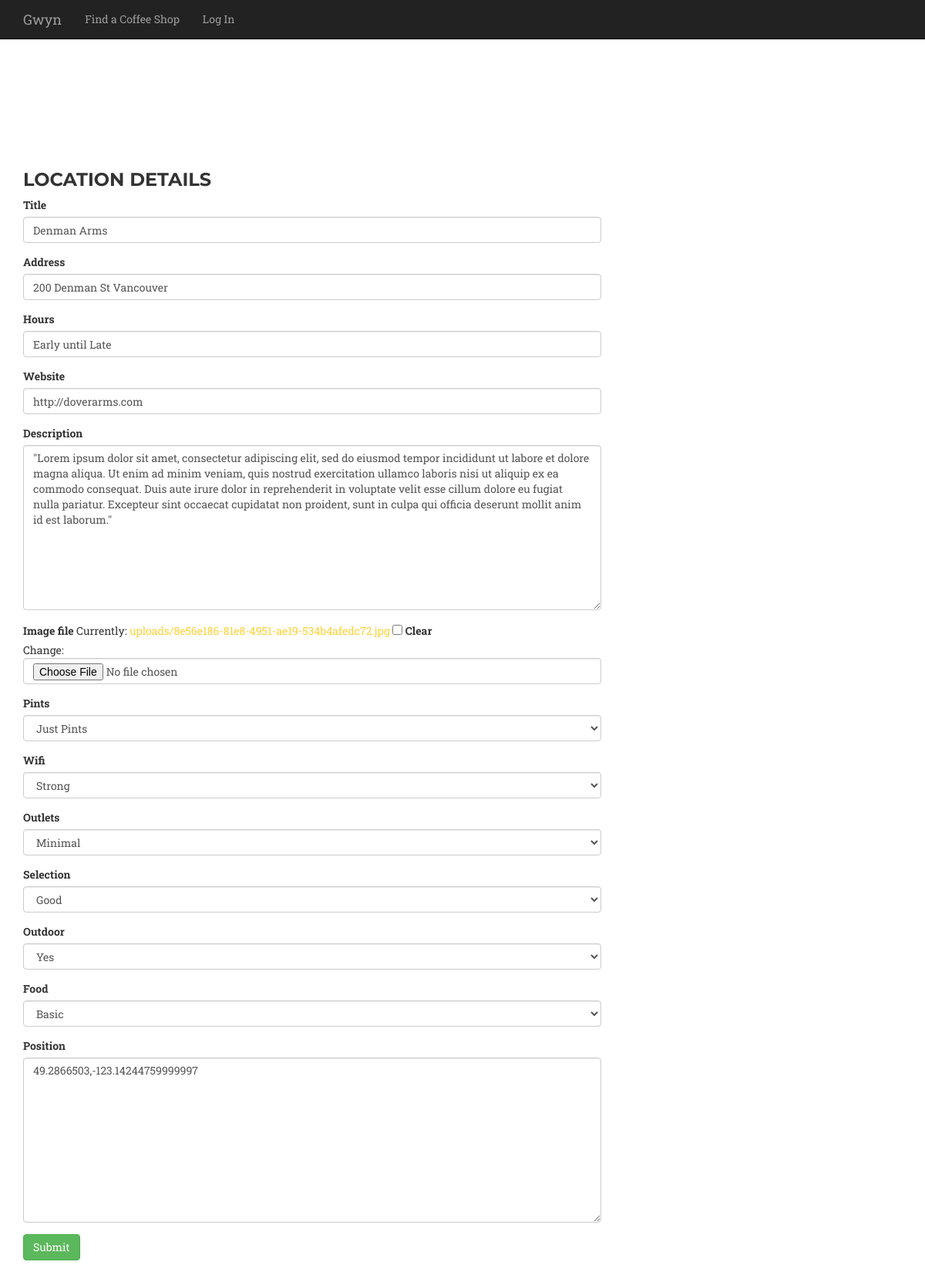
/location/4/update/, run on the app's committed database.
### core/models.py (models this page shows, shortened)
class Location(models.Model):
    title = models.CharField(max_length=300)
    description = models.CharField(null=True, blank=True,max_length=300)
    address = models.CharField(null=True, blank=True,max_length=300)
    hours = models.CharField(null=True, blank=True,max_length=300)
    website = models.CharField(null=True, blank=True,max_length=300)
    description = models.TextField(null=True, blank=True)
    created_at = models.DateTimeField(auto_now_add=True)
    image_file = models.ImageField(upload_to=upload_to_location, null=True, blank=True)
    pints = models.IntegerField(choices=PINT_CHOICES, null=True, blank=True)
    wifi = models.IntegerField(choices=WIFI_CHOICES, null=True, blank=True)
    outlets = models.IntegerField(choices=PLURAL_CHOICES, null=True, blank=True)
    selection = models.IntegerField(choices=COFFEE_CHOICES, null=True, blank=True)
    outdoor = models.IntegerField(choices=YESNO_CHOICES, null=True, blank=True)
    food = models.IntegerField(choices=COFFEE_CHOICES, null=True, blank=True)
    position = GeopositionField(null=True, blank=True)

### core/views.py (the view)
# urls.py: url(r'location/(?P<pk>\d+)/update/$', coreviews.LocationUpdateView.as_view(), name='location_update'),
class LocationUpdateView(UpdateView):
    model = coremodels.Location
    template_name = 'base/form.html'
    fields = "__all__"

### templates/base/form.html (shortened to what this page needs)
{% extends "base/theme.html" %}
{% load widget_tweaks %}
{% block main_content %}
 <section id="services">
 <div class="container">
	<div class="row">
 		{% if form %}
 		<div class="col-md-8">
 			<h3>Location Details</h3>
 			<form action="" method="post" enctype="multipart/form-data">{% csrf_token %}{{ form.media }}
 			{% for field in form %}
 				<div class="form-group warning">
 					<label for="exampleInputFile">{{ field.label }}</label>
 					{{ field|add_class:"form-control"}}
 				</div>
 			{% endfor %}
 			<input type="submit" class="btn btn-success" role="button" value="{{ verb|default:"Submit" }}" />
 			</form>
		</div>
		{% endif %}
	</div>
</div>
</section>
{% endblock %}

### static/css/agency.css (style rules this page uses)
body { overflow-x: hidden; font-family: "Roboto Slab","Helvetica Neue",Helvetica,Arial,sans-serif; }
a, a:hover, a:focus, a:active, a.active { outline: 0; }
a { color: #fed136; }
h1, h2, h3, h4, h5, h6 { text-transform: uppercase; font-family: Montserrat,"Helvetica Neue",Helvetica,Arial,sans-serif; font-weight: 700; }
section { padding: 100px 0; }
@media (min-width:768px) { section { padding: 150px 0; } }
body { webkit-tap-highlight-color: #fed136; }

### static/css/style.css (style rules this page uses)
body { padding-top: 50px; }

### data on the page
Location: form "Denman Arms" "200 Denman St Vancouver" "Early until Late" "http://doverarms.com" "\"Lorem ipsum dolor sit amet, consectetur adipiscing elit, sed do eiusmod tempor incididunt ut labore et dolore magna aliqua. Ut enim ad minim veniam, quis nostrud exercitation ullamco laboris nisi ut aliquip ex ea commodo consequat. Duis aute irure dolor in reprehenderit in voluptate velit esse cillum dolore eu fugiat nulla pariatur. Excepteur sint occaecat cupidatat non proident, sunt in culpa qui officia deserunt mollit anim id est laborum.\"" "Just Pints" "Strong" "Minimal" "Good" "Yes" "Basic" "49.2866503,-123.14244759999997"

### other printed values
{{ field.label }} "Title" "Address" "Hours" "Website" "Description" "Image file" "Pints" "Wifi" "Outlets" "Selection" "Outdoor" "Food" "Position"
